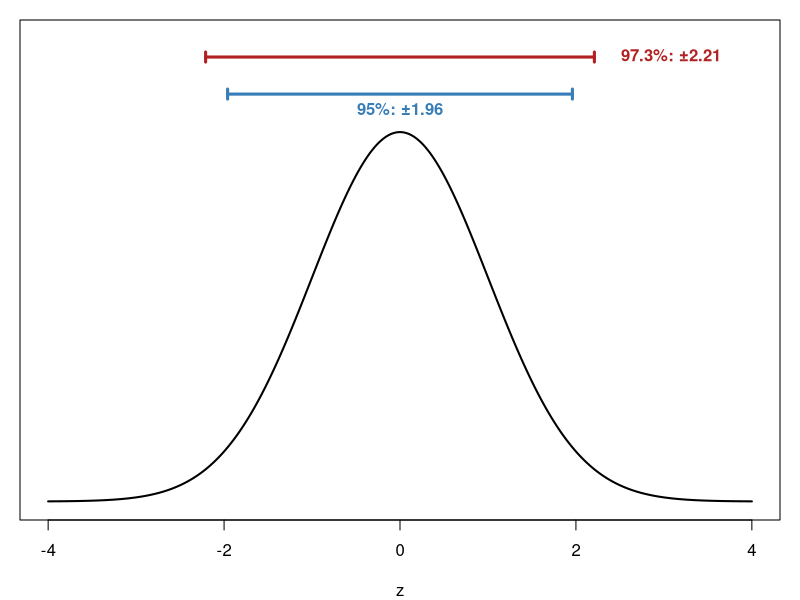
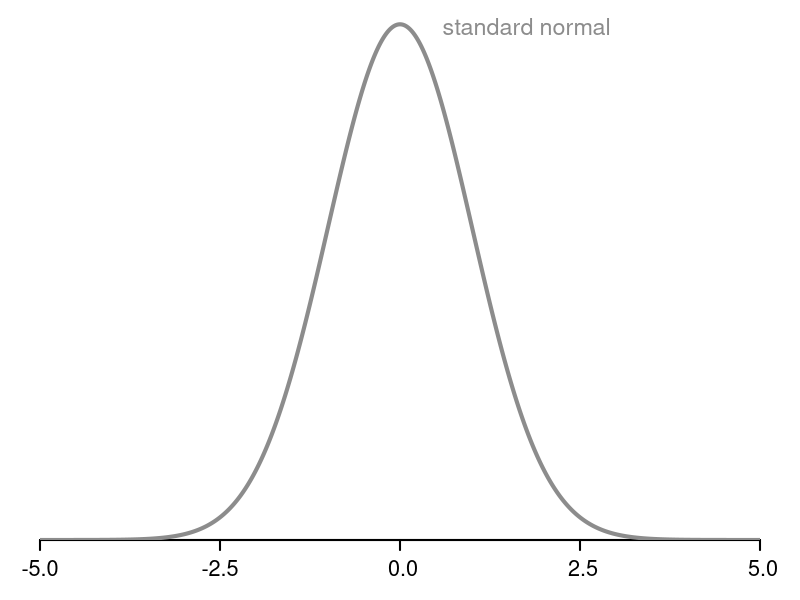
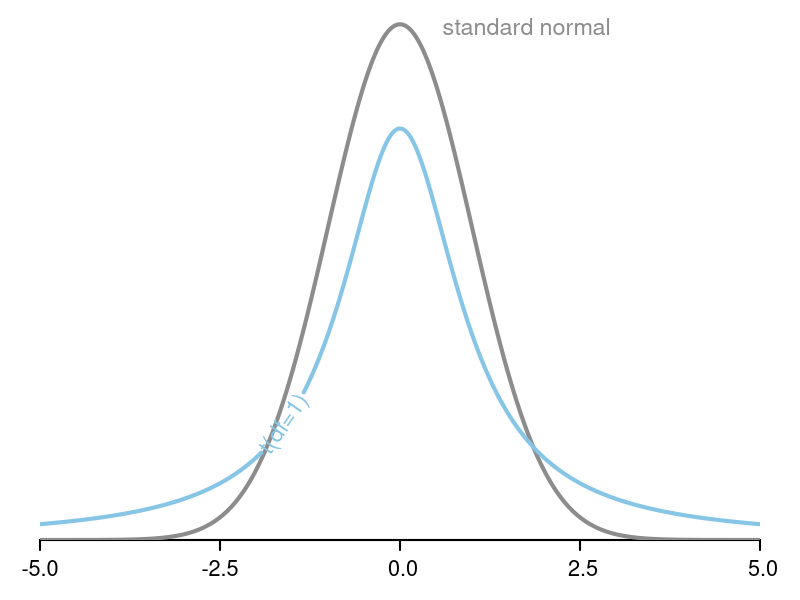
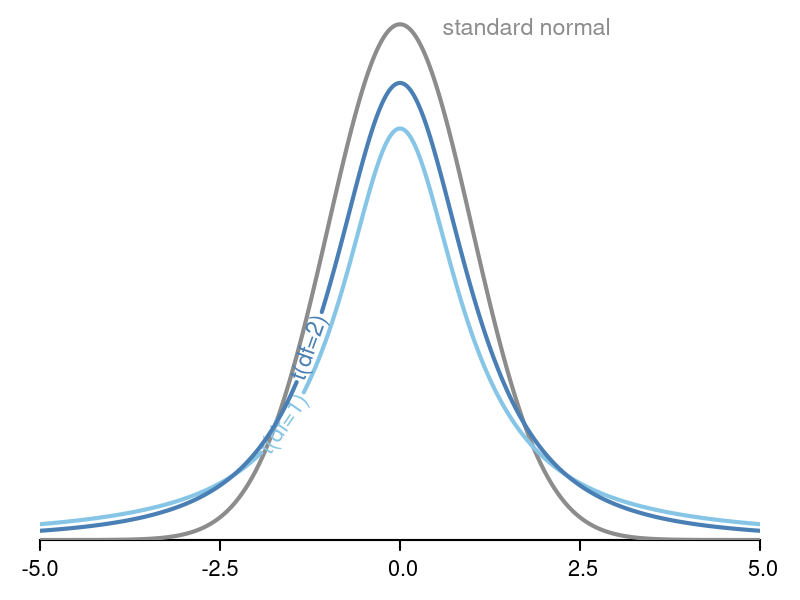
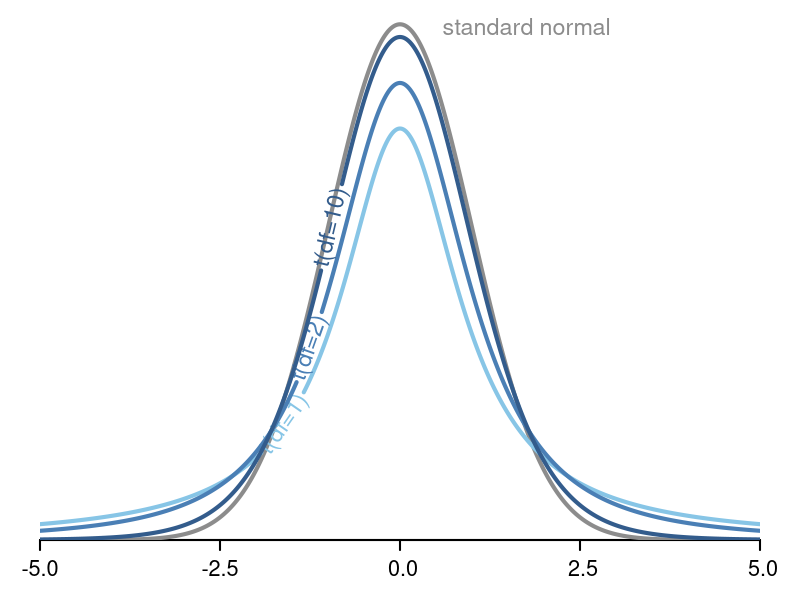
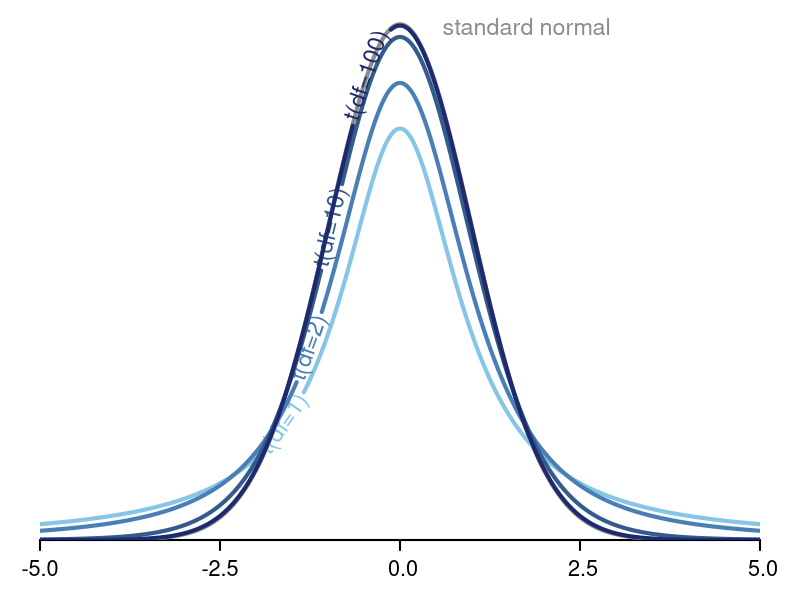

The R script that drew these images, in order:
## ---- chunk 1
#| echo: false
#| fig-width: 6
#| fig-height: 3.8
x <- seq(-4, 4, length.out = 400)
par(mar = c(4, 1, 1, 1))
plot(x, dnorm(x), type = "l", lwd = 2, xlab = "z", ylab = "", yaxt = "n", ylim = c(0, 0.5))
arrows(-1.96, 0.44, 1.96, 0.44, code = 3, angle = 90, length = .05, lwd = 3, col = "#377EB8")
arrows(-2.21, 0.48, 2.21, 0.48, code = 3, angle = 90, length = .05, lwd = 3, col = "firebrick")
text(0, 0.44, "95%: ±1.96", pos = 1, col = "#377EB8", font = 2)
text(2.4, 0.48, "97.3%: ±2.21", pos = 4, col = "firebrick", font = 2, xpd = TRUE)
## ---- chunk 2
#| include: false
# plot_zt(k): standard normal plus the first k t-curves (df = 1, 2, 10, 100)
plot_zt <- function(k = 0) {
  x <- seq(-5, 5, length.out = 1000)
  dfs  <- c(1, 2, 10, 100)
  cols <- c("#87C5E6", "#4A7FB5", "#335C8C", "#1E2A6E")
  labx <- c(-1.6, -1.25, -0.95, -0.45)
  par(mar = c(3, 2, 0.5, 2))
  plot(NA, xlim = c(-5, 5), ylim = c(0, 0.41), xlab = "", ylab = "",
       yaxt = "n", xaxt = "n", bty = "n", xaxs = "i", yaxs = "i")
  axis(1, at = seq(-5, 5, 2.5), labels = format(seq(-5, 5, 2.5), nsmall = 1),
       lwd = 2, cex.axis = 1.3)
  # draw a curve with its label written along it
  curve_lab <- function(f, lx, lab, col, cex = 1.4) {
    y <- f(x)
    asp <- (par("pin")[2] / diff(par("usr")[3:4])) / (par("pin")[1] / diff(par("usr")[1:2]))
    slope <- (f(lx + 1e-4) - f(lx - 1e-4)) / 2e-4
    ang <- atan(slope * asp) * 180 / pi
    # leave a gap in the line where the label sits (distance measured in inches)
    sx <- par("pin")[1] / diff(par("usr")[1:2]); sy <- par("pin")[2] / diff(par("usr")[3:4])
    w  <- strwidth(lab, units = "inches", cex = cex) / 2 * 1.08
    y[sqrt(((x - lx) * sx)^2 + ((y - f(lx)) * sy)^2) < w] <- NA
    lines(x, y, lwd = 4, col = col)
    text(lx, f(lx), lab, srt = ang, col = col, cex = cex)
  }
  lines(x, dnorm(x), lwd = 4, col = "grey55")
  text(0.45, 0.395, "standard normal", pos = 4, col = "grey55", cex = 1.4)
  if (k > 0) for (i in 1:k)
    curve_lab(function(z) dt(z, dfs[i]), labx[i], paste0("t(df=", dfs[i], ")"), cols[i])
}
## ---- chunk 3
#| echo: false
#| fig-width: 11
#| fig-height: 5.2
plot_zt(0)
## ---- chunk 4
#| echo: false
#| fig-width: 11
#| fig-height: 5.2
plot_zt(1)
## ---- chunk 5
#| echo: false
#| fig-width: 11
#| fig-height: 5.2
plot_zt(2)
## ---- chunk 6
#| echo: false
#| fig-width: 11
#| fig-height: 5.2
plot_zt(3)
## ---- chunk 7
#| echo: false
#| fig-width: 11
#| fig-height: 5.2
plot_zt(4)
